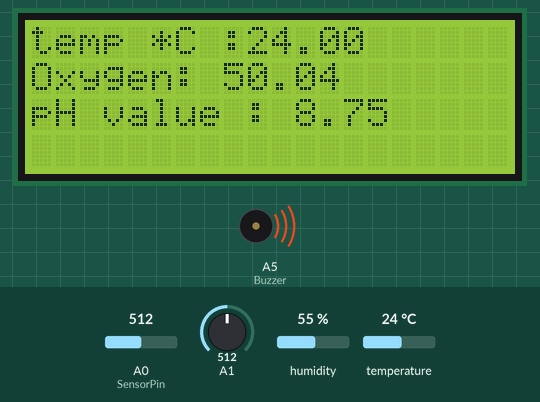
This sketch was run on a simulated Arduino Uno, built with avr-gcc and run on an emulated ATmega328P. Shown: 20×4 character LCD, buzzer (waves = sounding, pin HIGH). The test bench sets the inputs (shaded band); at power-on: A1 = 512, temperature 24 °C, A0 (SensorPin) = 512, humidity 55 %. What the sketch prints to the serial monitor is not drawn.

Above: at 1.7 s.
1.8 s: A1 set to 811
At 2.8 s:
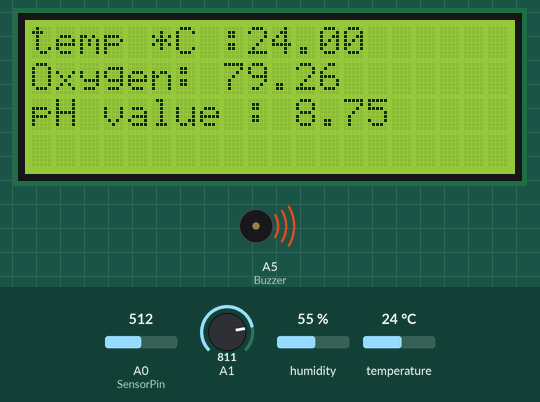
3.7 s: A1 set to 837
At 5.1 s:
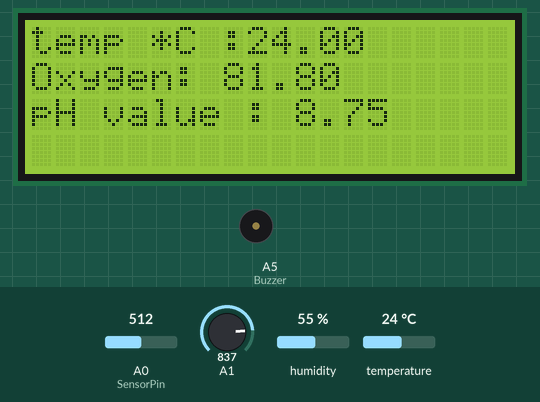
5.9 s: temperature set to 21 °C
At 8.4 s:
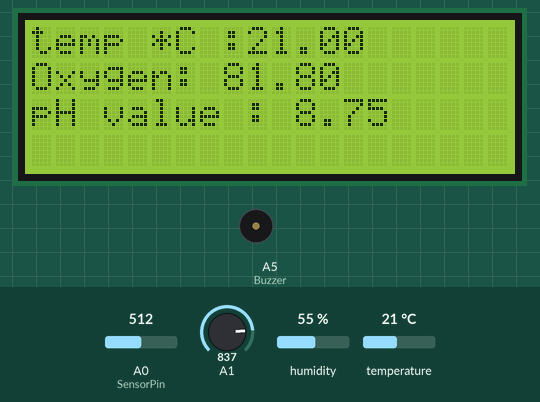
9.0 s: temperature set to 18 °C
At 11.2 s:
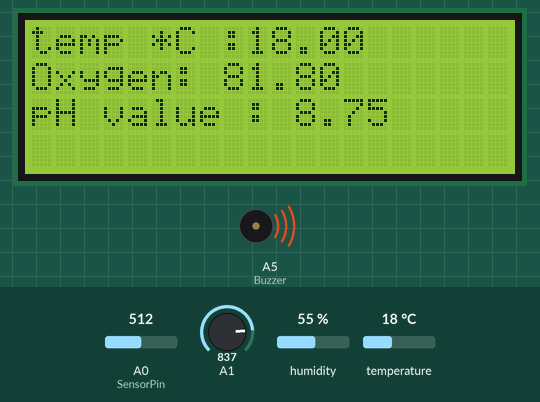
11.5 s: A0 (SensorPin) set to 537
At 12.7 s:
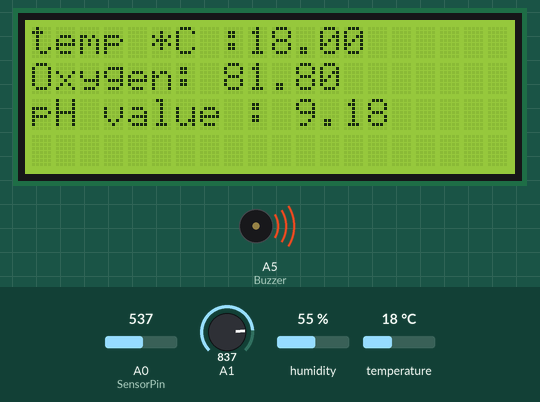
13.7 s: A0 (SensorPin) set to 716
At 14.2 s:
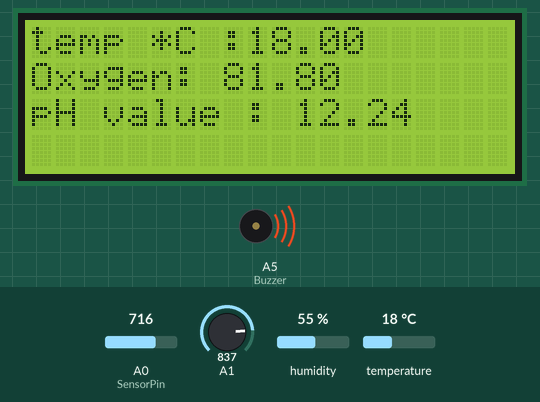
Timing chart, 0 to 16.2 s (numbered marks = the images above; inputs shaded):
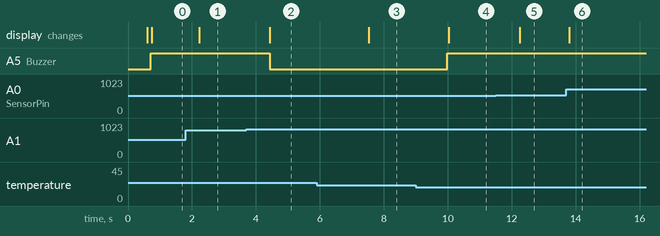

Measured:
- the behaviour switches between 818 and 819 on A1 (found by bisection; images 1 and 2)
- the behaviour switches between 20 and 19 °C on temperature (found by bisection; images 3 and 4)
- after the input at 1.8 s, the display: changes after 0.42 s (image 1)
- after the input at 3.7 s, A5 (Buzzer): HIGH → LOW after 0.74 s; the display: changes after 0.74 s (image 2)
- after the input at 5.9 s, the display: changes after 1.6 s (image 3)
- after the input at 9.0 s, A5 (Buzzer): LOW → HIGH after 0.99 s; the display: changes after 1.0 s (image 4)
- after the input at 11.5 s, the display: changes after 0.75 s (image 5)
- after the input at 13.7 s, the display: changes after 0.09 s (image 6)

The sketch:

aqualife.ino
```cpp
#include <DHT.h>
#include <LiquidCrystal.h>
#include <OneWire.h>
#include <DallasTemperature.h>
#include <SoftwareSerial.h>
// #define ONE_WIRE_BUS 8
#define Buzzer A5
#define DHTPIN 8
#define DHTTYPE DHT11

LiquidCrystal lcd(2, 3, 4, 5, 6, 7);
// OneWire oneWire(ONE_WIRE_BUS);
// DallasTemperature sensors(&oneWire);
DHT dht(DHTPIN, DHTTYPE);
SoftwareSerial mySerial(9, 10);
byte tx = 1;

#define SensorPin 0          // the pH meter Analog output is connected with the Arduino’s Analog
unsigned long int avgValue;  //Store the average value of the sensor feedback
float b;
float ph;
int buf[10],temp;
const float minVoltage = 0.0;
const float maxVoltage = 5.0;
String textForSMS;


float Celsius = 0;
float Fahrenheit = 0;

void setup()
{
  Serial.begin(9600);
  Serial.println("Ready");    //Test the serial monitor
  // sensors.begin();
  mySerial.begin(9600);
   dht.begin();
  pinMode(tx, OUTPUT);
  pinMode(Buzzer, OUTPUT);

  lcd.begin(20,4);
  lcd.setCursor(0,0);
  lcd.print(" Dear Sir/Madam ");
  lcd.setCursor(0,1);
  lcd.print("welcome to Home Fish Pond system ");
  delay(500);
  lcd.clear();
}

void loop()
{
  // sensors.requestTemperatures();

  float temperature = dht.readTemperature();

    // Convert the sensor value to voltage
  int sensorValue = analogRead(A1);
  float voltage = map(sensorValue, 0, 1023, minVoltage * 1000, maxVoltage * 1000) / 1000.0;

  // Calculate the percentage
  float percentage = (voltage - minVoltage) / (maxVoltage - minVoltage) * 100.0;

  for(int i=0;i<10;i++)       //Get 10 sample value from the sensor for smooth the value
  {
    buf[i]=analogRead(SensorPin);
    ph=analogRead(SensorPin);
    delay(10);
  }
  for(int i=0;i<9;i++)        //sort the analog from small to large
  {
    for(int j=i+1;j<10;j++)
    {
      if(buf[i]>buf[j])
      {
        temp=buf[i];
        buf[i]=buf[j];
        buf[j]=temp;
      }
    }
  }
  avgValue=0;
  for(int i=2;i<8;i++)                      //take the average value of 6 center sample
    avgValue+=buf[i];
  float phValue=(float)avgValue*5.0/1024/6; //convert the analog into millivolt
  phValue=3.5*phValue;     //convert the millivolt into pH value
// phValue= map(ph, 0, 1023, 0, 14);


  // Serial.print("    pH:");
  // // Serial.print(phValue,2);
  Serial.println(" ");

  lcd.setCursor(0,0);
  lcd.print("temp *C :" + (String)(temperature));

  // lcd.setCursor(0,12);
  // lcd.print(phValue);
  // lcd.setCursor(0,24);
   lcd.setCursor(0,1);
  lcd.print("Oxygen: " +(String)(percentage));

  // lcd.print("T: " + (String)(Celsius)+ " " + "O :"+(String)(percentage) );
  lcd.setCursor(0, 2);
  lcd.print("pH value : "+ (String)(phValue));


  if(phValue > 9.0 || phValue < 5.0 || percentage < 80 || temperature > 38 || temperature < 20){
   digitalWrite(Buzzer, HIGH);
    Serial.print("AT+CMGS=\"+255748550000\"\r");
        Serial.print("Dear George there is an issue in YOur Fish Pond  \r");
        // Serial.print(" Ph: "+ (String)(phValue) + "\r");
        // Serial.print("oxygen %:  "+ (String)(percentage) + "\r");
        // Serial.print(" temp: "+ (String)(temperature) + "\r");

       if (phValue > 9.0) {
        Serial.print("Ph is high: " + (String)(phValue) + "\r"+ "add acid");
    } else if (phValue < 5.0) {
        Serial.print("Ph is low: " + (String)(phValue) + "\r"+"add base");
    }

    if (percentage < 80) {
        Serial.print("Oxygen % is low: " + (String)(percentage) + "\r");
    }

    if (temperature > 38) {
        Serial.print("Temperature is high: " + (String)(temperature) + "\r");
    } else if (temperature < 20) {
        Serial.print("Temperature is low: " + (String)(temperature) + "\r");
    }

        delay(100);
  }

  else {
      digitalWrite(Buzzer, LOW);
  }


  delay(500);


}
```
